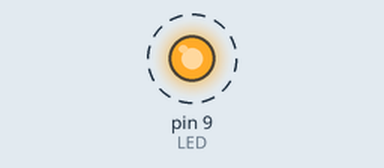
Recording of a sketch running on a simulated Arduino Uno, built with avr-gcc and run on an emulated ATmega328P. Shown: output pins drawn as LEDs (lit = HIGH). Dashed ring = blinking.

Above: at 0.02 s.
Timing chart, 0 to 3.0 s (numbered marks = the images above):
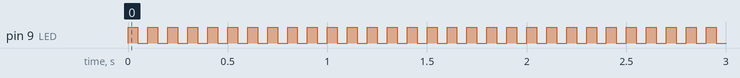

The sketch:

exercise03.ino
```cpp
#define LED 9
void setup() {
  // put your setup code here, to run once:
  pinMode(LED, OUTPUT);
  digitalWrite(LED, LOW);
}

void loop() {
  // put your main code here, to run repeatedly:
  digitalWrite(LED, HIGH);
  delay(50);
  digitalWrite(LED, LOW);
  delay(50);
}
```

Measured:
- by itself, pin 9 (LED): alternates HIGH for 0.05 s and LOW for 0.05 s
